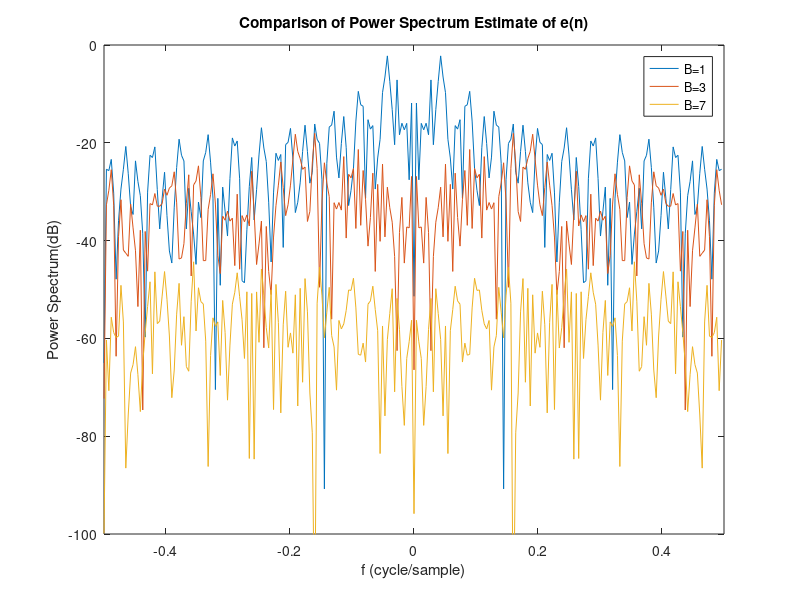

Recreate this plot in MATLAB.
clear;clc;close all;

%% 1
N=256;
n=0:N-1;
xn=sin(2*pi/N*n);

B=[1,3,7];
for i=1:size(B,2)  
b=B(i);
xn_q=xn.*(2^b);
xn_q=round(xn_q);
xn_q=xn_q.*(2^(-b));
% [i,j]=find(xn_q==1);
% xn_q(i,j)=1-1/(2^b);

en=xn_q-xn;
%% 3
m=63; 
figure(1); 
window=hamming(N)';    
wn=en.*window;    
U=sum(window.^2);    
Pee=10*log10(abs(fftshift(fft(wn)).^2)/U);   
var(Pee)
f=[-0.5:1/N:0.5-1/N];     
plot(f,Pee);
xlabel('f (cycle/sample)');ylabel('Power Spectrum(dB)');
title('Comparison of Power Spectrum Estimate of e(n)'); 
hold on; %plot(f,10*log10(2^(-b*2)/12)*ones(1,size(f,2)),'r');grid on; %%-2?
end;
axis([-0.5,0.5,-100,0]);
legend('B=1','B=3','B=7');